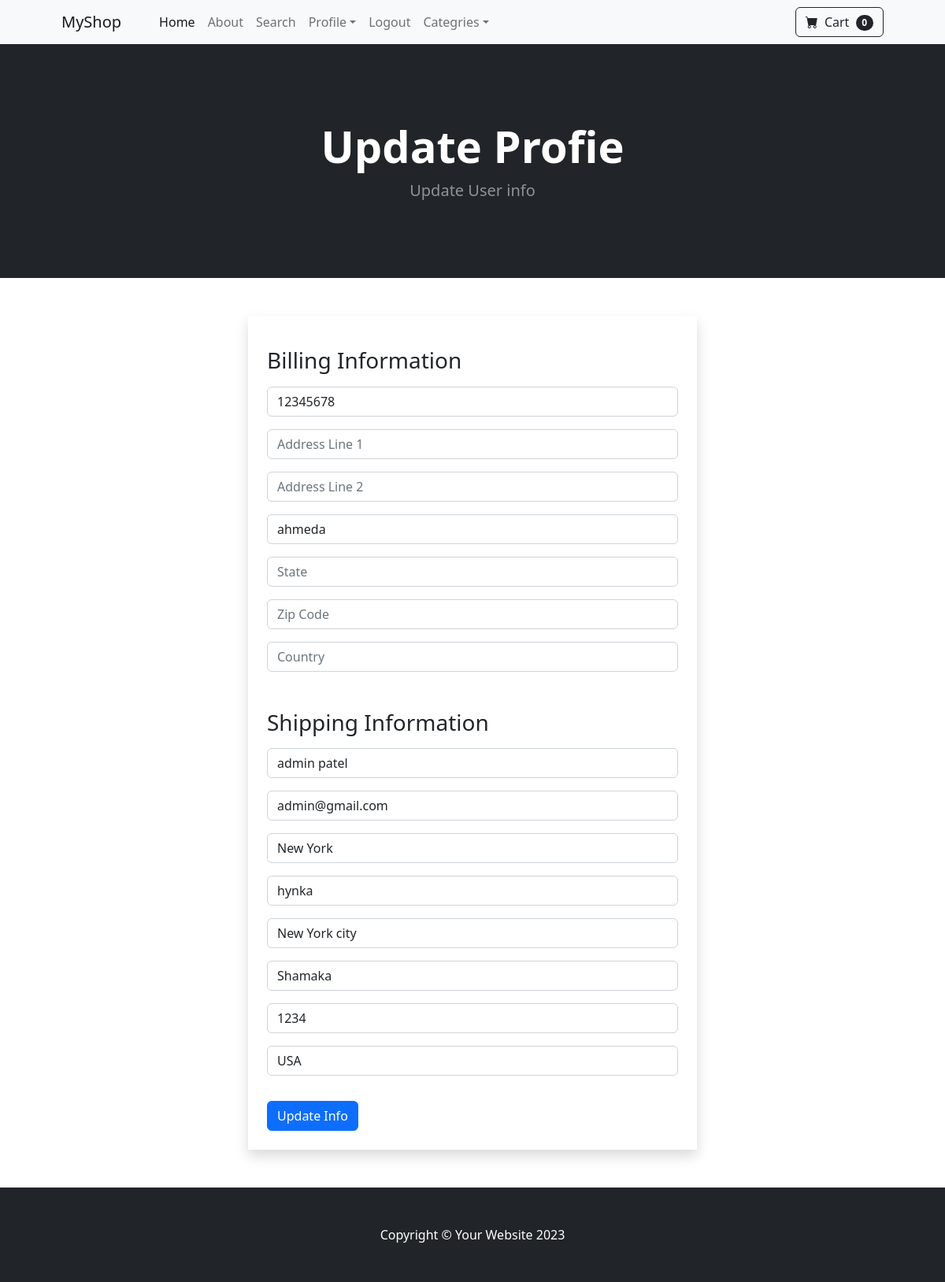
Before: /update_info/ (signed in) with the older database file.
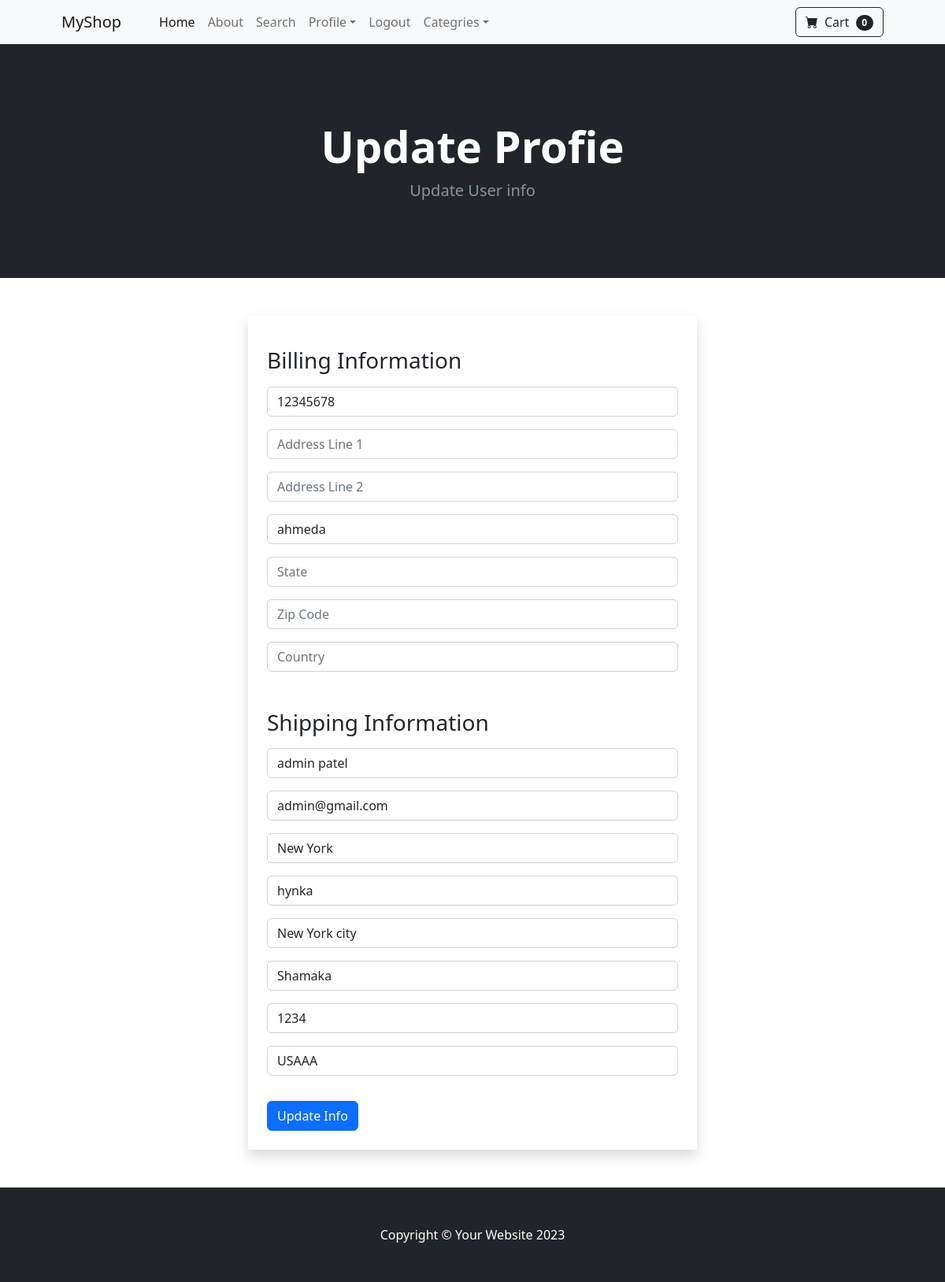
After: the same page with the newer database file.
### shop/models.py (models this page shows, shortened)
class Profile(models.Model):
    user = models.OneToOneField(User, on_delete=models.CASCADE)
    date_modified = models.DateTimeField(User,auto_now_add=True)
    phone = models.CharField(max_length=20,blank=True)
    address1 = models.CharField(max_length=200, blank=True)
    address2 = models.CharField(max_length=200, blank=True)
    city = models.CharField(max_length=100, blank=True)
    state = models.CharField(max_length=100, blank=True)
    zip_code = models.CharField(max_length=20, blank=True)
    country = models.CharField(max_length=100, blank=True)
    old_cart = models.CharField(max_length=100, blank=True, null=True)

### payment/models.py (models this page shows, shortened)
class ShippingAddress(models.Model):
    user = models.ForeignKey(User,on_delete=models.CASCADE,null=True,blank=True)
    shipping_full_name = models.CharField(max_length=100)
    shipping_email = models.EmailField(max_length=100)
    shipping_address1 = models.CharField(max_length=100)
    shipping_address2 = models.CharField(max_length=100, null=True, blank=True)
    shipping_city = models.CharField(max_length=50)
    shipping_state = models.CharField(max_length=50, null=True, blank=True)
    shipping_postal_code = models.CharField(max_length=20, null=True, blank=True)
    shipping_country = models.CharField(max_length=50)
    class Meta:
        verbose_name_plural = "Shipping Address"

### shop/views.py (the view)
# urls.py: path('update_info/', views.update_info, name='update_info'),
def update_info(request):
    if request.user.is_authenticated:
        current_user = Profile.objects.get(user__id=request.user.id)
        shipping_user = ShippingAddress.objects.get(user__id = request.user.id)
        info_form = UserInfoForm(request.POST or None, instance=current_user)
        shipping_form = ShippingForm(request.POST or None, instance=shipping_user)
        if info_form.is_valid() or shipping_form.is_valid():
            info_form.save()
            shipping_form.save()
            messages.success(request, ('User Info updated successfully'))
            return redirect('home')
        return render(request, 'update_info.html', {'user_form': info_form , 'shipping_form':shipping_form})
    else:
        messages.success(
            request, ('You must be logged in to access this page'))
        return redirect('login')

### cart/cart.py (called while the page is built)
    def __len__(self):
        return len(self.cart)

### cart/context_processors.py (called while the page is built)
def cart(request):
    return {'cart':Cart(request)}

### shop/templates/update_info.html (shortened to what this page needs)
{% extends 'base.html' %}
{% block content %}
<header class="bg-dark py-5">
    <div class="container px-4 px-lg-5 my-5">
        <div class="text-center text-white">
            <h1 class="display-4 fw-bolder">Update Profie</h1>
            <p class="lead fw-normal text-white-50 mb-0">Update User info</p>
        </div>
    </div>
</header>
<div class="container my-5 ">
    <div class="row justify-content-md-center">
        <div class="col-6 shadow p-4">
            <form method="POST" action="{% url 'update_info' %}">
                    <h3 class="my-3">Billing Information</h3>
                {{ user_form.as_p }}
                    <h3 class="mt-5 mb-3">Shipping Information</h3>
                {{ shipping_form.as_p }}
                <button type="submit" class="btn btn-primary mt-3">
                    Update Info
                </button>
            </form>
        </div>
    </div>
</div>
{% endblock content %}

### shop/templates/base.html (shortened to what this page needs)
{% load static %}
<!DOCTYPE html>
<html lang="en">
<head>
    <link href="https://cdn.jsdelivr.net/npm/bootstrap-icons@1.5.0/font/bootstrap-icons.css" rel="stylesheet" />
    <link href="{% static 'css/styles.css' %}" rel="stylesheet" />
</head>
<body>
    {% include 'navbar.html' %}
    {% block content %}
    {% endblock content %}
    <footer class="py-5 bg-dark">
        <div class="container">
            <p class="m-0 text-center text-white">Copyright &copy; Your Website 2023</p>
        </div>
    </footer>
</body>
</html>

### shop/templates/navbar.html (shortened to what this page needs)
{% load static %}
<nav class="navbar navbar-expand-lg navbar-light bg-light">
    <div class="container px-4 px-lg-5">
        <a class="navbar-brand" href="{% url 'home' %}">MyShop</a>
        <div class="collapse navbar-collapse" id="navbarSupportedContent">
            <ul class="navbar-nav me-auto mb-2 mb-lg-0 ms-lg-4">
                <li class="nav-item"><a class="nav-link active" aria-current="page" href="{% url 'home' %}">Home</a></li>
                <li class="nav-item"><a class="nav-link" href="{% url 'about' %}">About</a></li>
                <li class="nav-item"><a class="nav-link" href="{% url 'search' %}">Search</a></li>
                {% if user.is_authenticated %}
                <li class="nav-item dropdown">
                    <a class="nav-link dropdown-toggle" id="navbarDropdown" href="#" role="button" data-bs-toggle="dropdown"
                        aria-expanded="false">Profile</a>
                </li>
                <li class="nav-item"><a class="nav-link" href="{% url 'logout' %}">Logout</a></li>
                {% else %}
                <li class="nav-item"><a class="nav-link" href="{% url 'login' %}">Login</a></li>
                <li class="nav-item"><a class="nav-link" href="{% url 'register' %}">Register</a></li>
                {% endif %}
                <li class="nav-item dropdown">
                    <a class="nav-link dropdown-toggle" id="navbarDropdown" href="#" role="button"
                        data-bs-toggle="dropdown" aria-expanded="false">Categries</a>
                </li>
            </ul>
            <form class="d-flex">
                <a class="btn btn-outline-dark" href="{% url 'cart_summary' %}">
                    <i class="bi-cart-fill me-1"></i>
                    Cart
                    <span id="card_quantity" class="badge bg-dark text-white ms-1 rounded-pill">{{ cart|length }}</span>
                </a>
            </form>
        </div>
    </div>
</nav>

Changed rows visible on the page:
changed ShippingAddress "admin patel": shipping_country "USA" → "USAAA"
